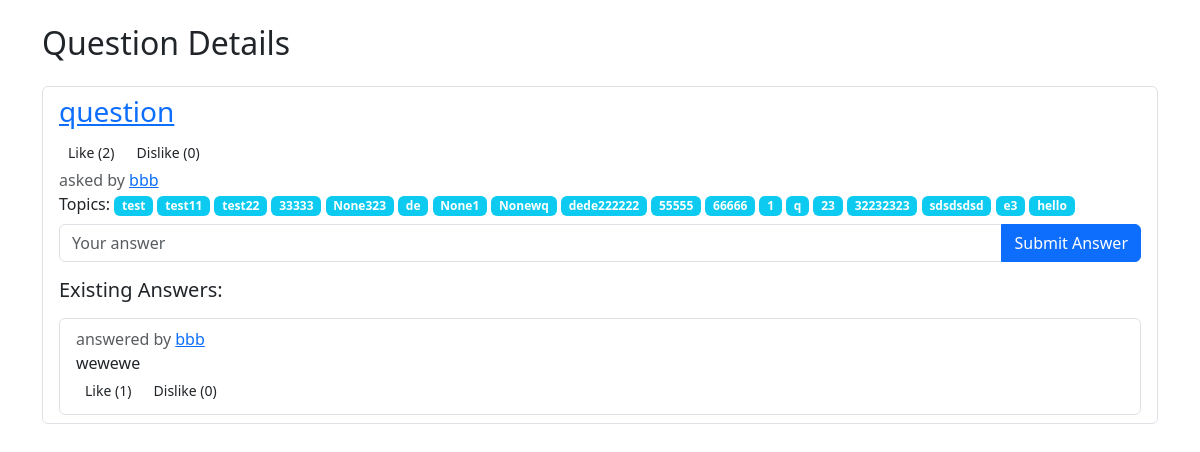
Page /quora/questions/show_question/15/ on the committed database.
### questions/models.py (models this page shows, shortened)
class Question(models.Model):
    user = models.ForeignKey(CustomUser, on_delete=models.CASCADE)
    content = models.TextField()
    like_count = models.IntegerField(default=0)
    dislike_count = models.IntegerField(default=0)
    topics = models.ManyToManyField(Topic)
    liked_by = models.ManyToManyField(CustomUser, related_name='liked_questions', blank=True)
    disliked_by = models.ManyToManyField(CustomUser, related_name='disliked_questions', blank=True)
    objects = QuestionManager()

### users/models.py (models this page shows, shortened)
class CustomUser(AbstractUser):
    name = models.CharField(max_length=255)
    age = models.IntegerField()
    GENDER_CHOICES = [
        ('M', 'Male'),
        ('F', 'Female'),
        ('O', 'Other'),
    ]
    gender = models.CharField(max_length=1, choices=GENDER_CHOICES)
    email = models.EmailField(unique=True)
    profile_picture = models.ImageField(upload_to='profile_pics/', blank=True, null=True)

### topics/models.py (models this page shows, shortened)
class Topic(models.Model):
    title = models.CharField(max_length=255)
    description = models.CharField(max_length=1000)
    topic_picture = models.ImageField(upload_to='topic_pics/', blank=True, null=True)
    followed_by = models.ManyToManyField(CustomUser, related_name='followings', blank=True)
    user = models.ForeignKey(CustomUser, on_delete=models.CASCADE, default=1)

### answers/models.py (models this page shows, shortened)
class Answer(models.Model):
    question = models.ForeignKey(Question, on_delete=models.CASCADE, related_name='answers')
    user = models.ForeignKey(CustomUser, on_delete=models.CASCADE)  # Add this line
    content = models.TextField()
    like_count = models.IntegerField(default=0)
    dislike_count = models.IntegerField(default=0)
    liked_by = models.ManyToManyField(CustomUser, related_name='liked_answers', blank=True)
    disliked_by = models.ManyToManyField(CustomUser, related_name='disliked_answers', blank=True)
    objects = AnswerManager()

### questions/views.py (the view)
# urls.py: path('show_question/<int:question_id>/', show_question, name='show_question'),
def show_question(request, question_id):
     question = get_object_or_404(Question, id=question_id)
     return render(request, 'questions/show_question.html', {'question': question})

### answers/models.py (called while the page is built)
    def get_queryset(self):
        return super().get_queryset().annotate(num_likes=Count('liked_by')).order_by('-num_likes')

### questions/models.py (called while the page is built)
    def get_queryset(self):
        return super().get_queryset().annotate(num_likes=Count('liked_by')).order_by('-num_likes')

### questions/templates/questions/show_question.html (shortened to what this page needs)
<head>
  {% load static %}
  <link rel="stylesheet" href="https://cdn.jsdelivr.net/npm/bootstrap@5.3.0/dist/css/bootstrap.min.css">
</head>
<div class="container mt-4">
    <h2 >Question Details</h2>
    <ul class="list-group mt-4">
      {% include 'questions/_question_answers.html' with question=question question_detail='true' %}
    </ul>
</div>

### questions/templates/questions/_question_answers.html (shortened to what this page needs)
<li class="list-group-item">
  <div class="mb-2">
    <h3><a href="{% url 'show_question' question_id=question.id %}">{{ question.content }}</a></h3>
    {% with like_count=question.liked_by.count %}
      <button type="button" class="btn btn-sm {% if request.user in question.liked_by.all %}btn-success{% endif %}" onclick="likeDislikeQuestion({{ question.id }}, 'like')">Like (<span id="likeCount_{{ question.id }}">{{ like_count }}</span>)</button>
    {% endwith %}
    {% with dislike_count=question.disliked_by.count %}
      <button type="button" class="btn btn-sm {% if request.user in question.disliked_by.all %}btn-danger{% endif %}" onclick="likeDislikeQuestion({{ question.id }}, 'dislike')">Dislike (<span id="dislikeCount_{{ question.id }}">{{ dislike_count }}</span>)</button>
    {% endwith %}
  <span class="text-muted">asked by <a href="{% url 'show_profile' user_id=question.user.id %}">{{ question.user.name }}</a></span><br>
    Topics:
    {% for topic in question.topics.all %}
      <span class="badge bg-info">{{ topic.title }}</span>
    {% endfor %}
  </div>
  <form class="mb-3 ajax-form" method="post" action="{% url 'create_answer' question.id %}">
    <div class="input-group">
      <input type="text" class="form-control" name="content" placeholder="Your answer" required>
      <button type="submit" class="btn btn-primary">Submit Answer</button>
    </div>
  </form>
  {% if question.answers.all %}
  <h5 class="mb-3">Existing Answers:</h5>
    {% if question_detail %}
      {% include 'questions/_answer.html' with answers=question.answers.all %}
    {% else %}
      {% include 'questions/_answer.html' with answers=question.answers.all|slice:":2" %}
    {% endif %}
  {% else %}
    <p>No answers yet.</p>
  {% endif %}
</li>

### questions/templates/questions/_answer.html
<ul class="list-group existing-answers">
  {% for answer in answers %}
    <li class="list-group-item">
      <span class="text-muted">answered by <a href="{% url 'show_profile' user_id=answer.user.id %}">{{ answer.user.username }}</a></span><br>
      {{ answer.content }}<br>
      {% with like_count=answer.liked_by.count %}
        <button type="button" class="btn btn-sm {% if request.user in answer.liked_by.all %}btn-success{% endif %}" onclick="likeDislikeAnswer({{ answer.id }}, 'like')">Like (<span id="likeCountAns_{{ answer.id }}">{{ like_count }}</span>)</button>
      {% endwith %}
      {% with dislike_count=answer.disliked_by.count %}
        <button type="button" class="btn btn-sm {% if request.user in answer.disliked_by.all %}btn-danger{% endif %}" onclick="likeDislikeAnswer({{ answer.id }}, 'dislike')">Dislike (<span id="dislikeCountAns_{{ answer.id }}">{{ dislike_count }}</span>)</button>
      {% endwith %}
    </li>
  {% endfor %}
</ul>

### rows in the picture
Question: content "question", user.name "bbb"
Topic: title "test"
Topic: title "test11"
Topic: title "test22"
Topic: title "33333"
Topic: title "None323"
Topic: title "de"
Topic: title "None1"
Topic: title "Nonewq"
Topic: title "dede222222"
Topic: title "55555"
Topic: title "66666"
Topic: title "1"
Topic: title "q"
Topic: title "23"
Topic: title "32232323"
Topic: title "sdsdsdsd"
Topic: title "e3"
Topic: title "hello"
Answer: user.username "bbb", content "wewewe", liked_by.count "1", disliked_by.count "0"

### other values in the picture
{{ like_count }} "2"
{{ dislike_count }} "0"
